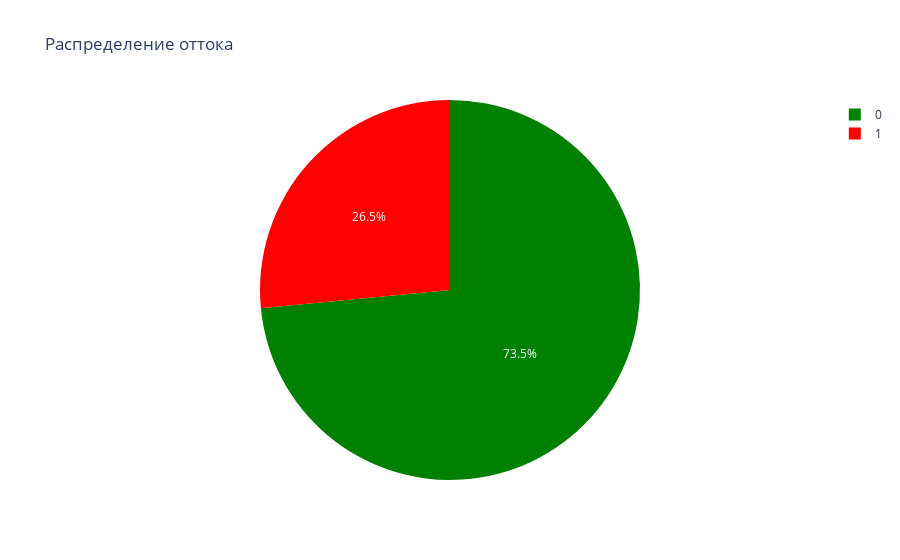

Notebook source saved alongside this figure:
### Markdown cell above
Исследуем целевую переменную

### Code cell
target_instance = data_final["Target"].value_counts().to_frame()
target_instance = target_instance.reset_index()
target_instance = target_instance.rename(columns={'index': 'Category'})
target_instance
fig = px.pie(target_instance, values='Target', names='Category', color_discrete_sequence=["green", "red"],
             title='Распределение оттока')
fig.show()

### Figure 1 — Plotly figure (JSON) as saved in the notebook; plotly's stock layout.template omitted (floating-point values rounded to 4 significant figures)
{"data": [{"domain": {"x": [0, 1], "y": [0, 1]}, "hovertemplate": "Category=%{label}<br>Target=%{value}<extra></extra>", "labels": [0, 1], "legendgroup": "", "name": "", "showlegend": true, "type": "pie", "values": [5174, 1869]}], "layout": {"legend": {"tracegroupgap": 0}, "piecolorway": ["green", "red"], "title": {"text": "Распределение оттока"}}}
